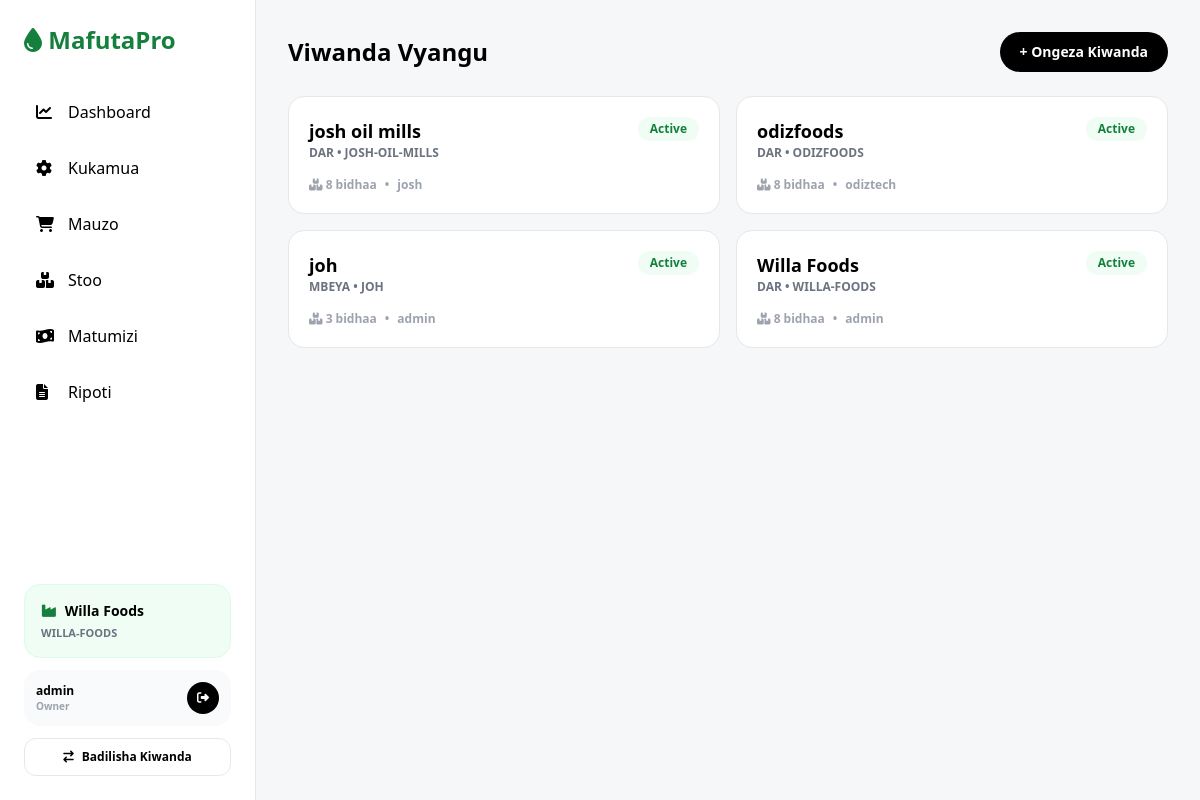
/mills/ (signed in), run on the app's committed database.
### mill/models.py (models this page shows, shortened)
class Mill(models.Model):
    name = models.CharField(max_length=100) # Willa Foods, Mwanza Oil
    slug = models.SlugField(unique=True) # willa-foods - kwa URL
    owner = models.ForeignKey(User, on_delete=models.CASCADE, related_name='mills')
    logo = models.ImageField(upload_to='mills/', blank=True, null=True)
    phone = models.CharField(max_length=20, blank=True)
    location = models.CharField(max_length=100, blank=True)
    is_active = models.BooleanField(default=True)
    created_at = models.DateTimeField(auto_now_add=True)

### mill/views.py (the view)
# urls.py: path('mills/', views.mill_list, name='mill_list'),
def mill_list(request, mill_slug=None):
    if not request.user.is_authenticated: return redirect('/login/')
    if request.user.is_superuser:
        mills = Mill.objects.filter(is_active=True).order_by('-id')
    else:
        mills = Mill.objects.filter(owner=request.user, is_active=True)
    return render(request, 'mill/mill_list.html', {'mills': mills, 'mill': get_mill(request, mill_slug), 'is_super': request.user.is_superuser})

### mill/views.py (called while the page is built, shortened)
def get_mill(request, mill_slug=None):
    if request.user.is_authenticated:
        if request.user.is_superuser: return Mill.objects.first()
        return Mill.objects.filter(owner=request.user, is_active=True).first()
    return Mill.objects.filter(slug='willa-foods').first() or Mill.objects.first()

### mill/templates/mill/mill_list.html
{% extends 'mill/base.html' %}
{% block content %}
<div class="max-w-4xl mx-auto">
  <div class="flex justify-between items-center mb-6">
    <h1 class="text-2xl font-black">Viwanda Vyangu</h1>
    <a href="/mills/create/" class="bg-black text-white px-5 py-2.5 rounded-full font-bold text-sm">+ Ongeza Kiwanda</a>
  </div>
  <div class="grid md:grid-cols-2 gap-4">
    {% for mill in mills %}
    <a href="/{{ mill.slug }}/stock/" class="bg-white border rounded-2xl p-5 hover:border-black transition">
      <div class="flex justify-between">
        <div>
          <h3 class="font-black text-lg">{{ mill.name }}</h3>
          <p class="text-xs text-gray-500 font-bold uppercase">{{ mill.location|default:"Dar" }} • {{ mill.slug }}</p>
        </div>
        <span class="bg-green-50 text-green-700 px-3 py-1 rounded-full text-xs font-black h-fit">Active</span>
      </div>
      <div class="mt-4 flex gap-2 text-xs font-bold text-gray-400">
        <span><i class="fa-solid fa-boxes-stacked"></i> {{ mill.products.count }} bidhaa</span>
        <span>•</span>
        <span>{{ mill.owner.username }}</span>
      </div>
    </a>
    {% empty %}
    <div class="col-span-2 bg-white border rounded-2xl p-10 text-center">
      <p class="font-bold text-gray-400">Hakuna viwanda</p>
      <a href="/mills/create/" class="inline-block mt-3 bg-black text-white px-5 py-2 rounded-full font-bold text-sm">Tengeneza Kiwanda cha Kwanza</a>
    </div>
    {% endfor %}
  </div>
</div>
{% endblock %}

### mill/templates/mill/base.html (shortened to what this page needs)
<!DOCTYPE html>
<html>
<head>
<script src="https://cdn.tailwindcss.com"></script>
<link href="https://cdnjs.cloudflare.com/ajax/libs/font-awesome/6.5.0/css/all.min.css" rel="stylesheet">
</head>
<body class="bg-[#f6f7f9] font-sans">
<div class="flex min-h-screen">
  <div id="sidebar" class="w-64 bg-white border-r fixed md:static inset-y-0 left-0 z-40 transform -translate-x-full md:translate-x-0 transition duration-200 p-6 flex flex-col">
    <div class="flex justify-between items-center mb-8">
      <h1 class="font-black text-2xl text-green-700"><i class="fa-solid fa-droplet"></i> MafutaPro</h1>
    </div>
    <nav class="space-y-2 flex-1">
      <a href="/{% if mill %}{{ mill.slug }}{% endif %}/" class="flex items-center gap-3 p-3 rounded-xl {% if request.path == '/' or 'dashboard' in request.path %}bg-green-700 text-white{% else %}hover:bg-gray-100{% endif %}"><i class="fa-solid fa-chart-line w-5"></i> Dashboard</a>
      <a href="/{% if mill %}{{ mill.slug }}{% endif %}/jobs/" class="flex items-center gap-3 p-3 rounded-xl {% if 'jobs' in request.path %}bg-green-700 text-white{% else %}hover:bg-gray-100{% endif %}"><i class="fa-solid fa-gear w-5"></i> Kukamua</a>
      <a href="/{% if mill %}{{ mill.slug }}{% endif %}/sales/" class="flex items-center gap-3 p-3 rounded-xl {% if 'sales' in request.path %}bg-green-700 text-white{% else %}hover:bg-gray-100{% endif %}"><i class="fa-solid fa-cart-shopping w-5"></i> Mauzo</a>
      <a href="/{% if mill %}{{ mill.slug }}{% endif %}/stock/" class="flex items-center gap-3 p-3 rounded-xl {% if 'stock' in request.path %}bg-black text-white{% else %}hover:bg-gray-100{% endif %}"><i class="fa-solid fa-boxes-stacked w-5"></i> Stoo</a>
      <a href="/{% if mill %}{{ mill.slug }}{% endif %}/expenses/" class="flex items-center gap-3 p-3 rounded-xl {% if 'expenses' in request.path %}bg-green-700 text-white{% else %}hover:bg-gray-100{% endif %}"><i class="fa-solid fa-money-bill-wave w-5"></i> Matumizi</a>
      <a href="/{% if mill %}{{ mill.slug }}{% endif %}/report/daily/" class="flex items-center gap-3 p-3 rounded-xl hover:bg-gray-100"><i class="fa-solid fa-file-lines w-5"></i> Ripoti</a>
    </nav>
    <div class="space-y-3">
      <div class="p-4 bg-green-50 rounded-2xl border border-green-100">
        <p class="text-sm font-black flex items-center gap-2"><i class="fa-solid fa-industry text-green-700"></i> {{ mill.name|default:"Willa Foods" }}</p>
        <p class="text-[11px] text-gray-500 font-bold uppercase mt-1">{{ mill.slug }}</p>
      </div>
      <div class="p-3 bg-gray-50 rounded-2xl flex justify-between items-center">
        <div>
          <p class="text-xs font-black">{{ request.user.username|default:"Guest" }}</p>
          <p class="text-[10px] text-gray-400 font-bold">Owner</p>
        </div>
        <a href="/logout/" class="bg-black text-white w-8 h-8 rounded-full flex items-center justify-center hover:bg-red-600 transition" title="Logout">
          <i class="fa-solid fa-right-from-bracket text-xs"></i>
        </a>
      </div>
      <a href="/mills/" class="flex items-center justify-center gap-2 p-2.5 rounded-xl border bg-white text-xs font-black hover:bg-gray-50">
        <i class="fa-solid fa-exchange"></i> Badilisha Kiwanda
      </a>
    </div>
  </div>
  <div class="flex-1 md:ml-0">
    <div class="p-4 md:p-8">{% block content %}{% endblock %}</div>
  </div>
</div>
</body>
</html>

### data on the page
Mill: name "Willa Foods", slug "WILLA-FOODS", location "DAR", products.count "8", owner.username "admin"
Mill: name "josh oil mills", location "DAR", slug "JOSH-OIL-MILLS", products.count "8", owner.username "josh"
Mill: name "odizfoods", location "DAR", slug "ODIZFOODS", products.count "8", owner.username "odiztech"
Mill: name "joh", location "MBEYA", slug "JOH", products.count "3", owner.username "admin"

### other printed values
{{ request.user.username|default:"Guest" }} "admin"
